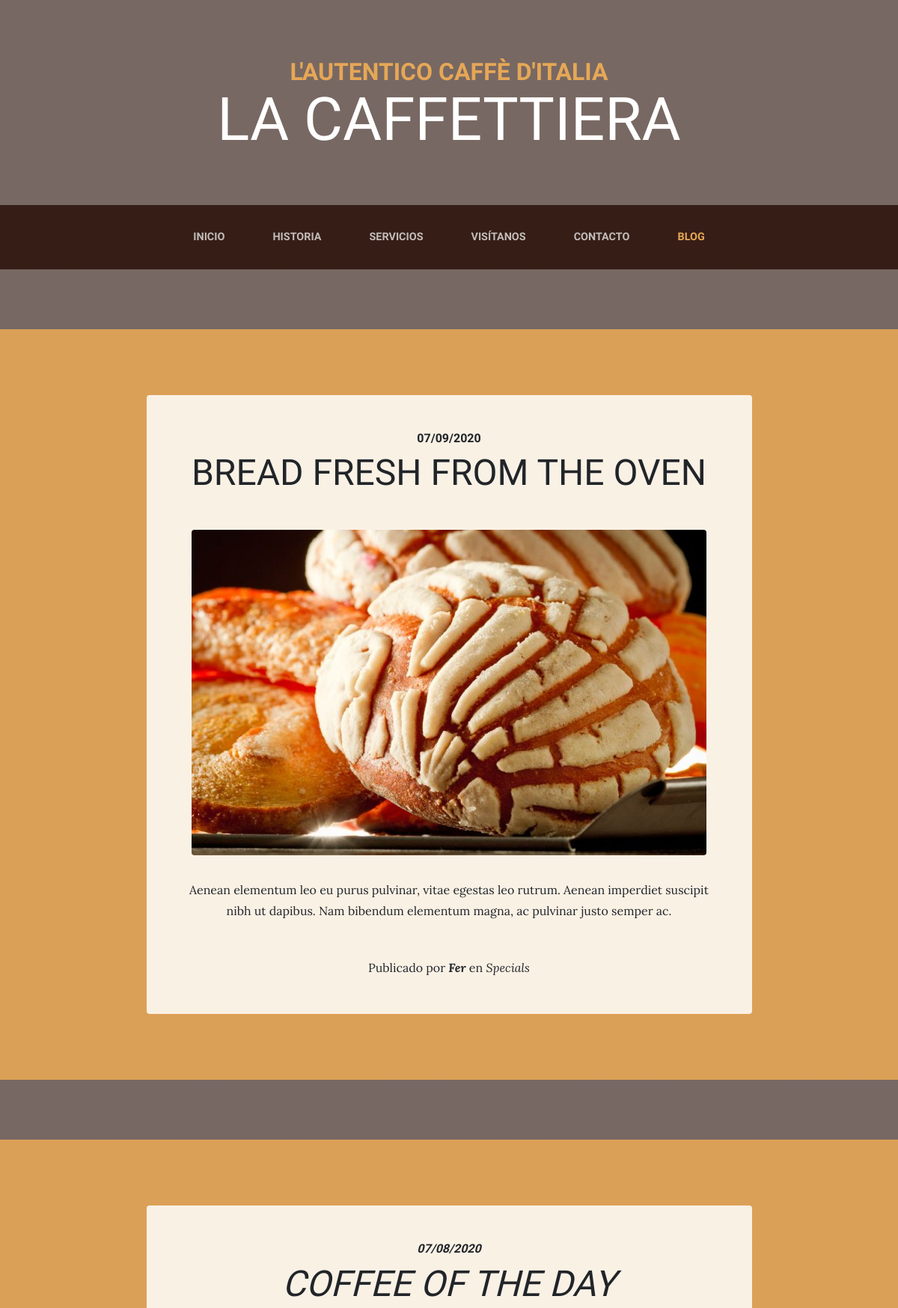
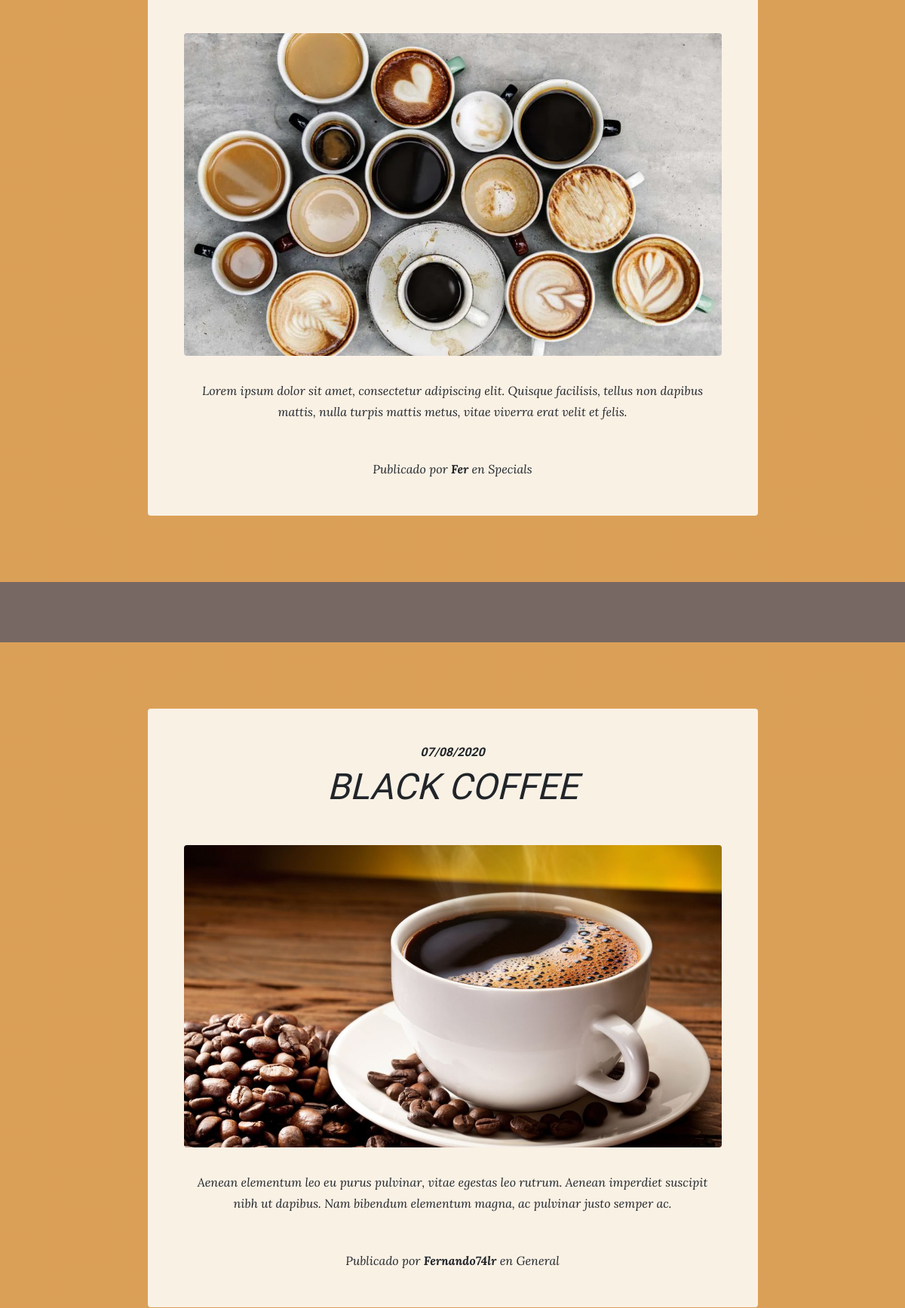
Screenshot of /blog/ (upper part) with the database file from the repository (2 pictures, top to bottom).
### blog/models.py (models this page shows, shortened)
class Post(models.Model):
    title = models.CharField(max_length=100, verbose_name="Name")
    content = models.TextField(verbose_name="Content")
    published = models.DateTimeField(verbose_name="Date of creation", default=now)
    image = models.ImageField(verbose_name="Image", upload_to="blog", null=True, blank=True)
    author = models.ForeignKey(User, verbose_name="Auth", on_delete=models.CASCADE)
    categories = models.ManyToManyField(Category, verbose_name="Categories", related_name="get_posts")
    created = models.DateTimeField(auto_now_add=True, verbose_name="Date and time of creation")
    updated = models.DateTimeField(auto_now=True, verbose_name="Date and time of last change")
    class Meta:
        verbose_name = "entry"
        verbose_name_plural = "entries"
        ordering = ["-created"]

class Category(models.Model):
    name = models.CharField(max_length=100, verbose_name="Name")
    created = models.DateTimeField(auto_now_add=True, verbose_name="Date and time of creation")
    updated = models.DateTimeField(auto_now=True, verbose_name="Date and time of last change")
    class Meta:
        verbose_name = "category"
        verbose_name_plural = "categories"
        ordering = ["-created"]

### blog/views.py (the view)
# urls.py: path('', views.blog, name='blog'),
def blog(request):
    posts = Post.objects.all()
    return render(request, 'blog/blog.html', {'posts': posts})

### pages/templatetags/pages_extras.py (called while the page is built)
@register.simple_tag
def get_page_list():
    pages = Page.objects.all()
    return pages

### social/processors.py (called while the page is built)
def ctx_dict(request):
    ctx = {}
    links = Link.objects.all()
    for link in links:
        ctx[link.key] = link.url
    return ctx

### blog/templates/blog/blog.html (shortened to what this page needs)
{% extends 'core/base.html' %}
{% load static %}
{% block content %}
  {% for post in posts %}
    <section class="page-section cta">
      <div class="container">
        <div class="row">
          <div class="col-xl-9 mx-auto">
            <div class="cta-innerv text-center rounded">
              <h2 class="section-heading mb-5">
                <span class="section-heading-upper">{{post.published|date:"SHORT_DATE_FORMAT"}}</span>
                <span class="section-heading-lower">{{post.title}}</span>
              </h2>
              <p class="mb-0">
                <img class="mx-auto d-flex rounded img-fluid mb-3 mb-lg-0" src="{{post.image.url}}" alt="">
              </p>
              <p class="mb-0 mbt">
                {{post.content|linebreaks}}
              </p>
              <p class="mb-0 mbt">
                <span class="section-heading-under">Publicado por <em><b>{{post.author}}</b></em> en <em>
                {% for category in post.categories.all %}
                  {{category.name}}{% if not forloop.last %},{% endif %}
                {% endfor %}
              </span>
              </p>
            </div>
           </div>
        </div>
      </div>
    </section>
  {% endfor %}
{% endblock %}

### core/static/core/css/business-casual.css (style rules this page uses)
body { font-family: 'Lora'; background: linear-gradient(rgba(47, 23, 15, 0.65), rgba(47, 23, 15, 0.65)), url("../img/bg.jpg"); background-attachment: fixed; background-position: center; background-size: cover; }
h1, h2, h3, h4, h5, h6 { font-family: 'Raleway'; }
p { line-height: 1.75; }
.page-section { margin-top: 5rem; margin-bottom: 5rem; }
.section-heading { text-transform: uppercase; }
.section-heading .section-heading-upper { display: block; font-size: 1rem; font-weight: 800; padding-bottom:.5rem; }
.section-heading .section-heading-lower { display: block; font-size: 3rem; font-weight: 100; }
.cta { padding-top: 5rem; padding-bottom: 5rem; background-color: rgba(230, 167, 86, 0.9); }
.cta .cta-innerv { position: relative; padding: 3rem; margin: 0.5rem; background-color: rgba(255, 255, 255, 0.85); }
.mbt { padding-top: 2rem; }

### rows the page displays
Post: published "07/09/2020", title "BREAD FRESH FROM THE OVEN", image (picture), content "Aenean elementum leo eu purus pulvinar, vitae egestas leo rutrum. Aenean imperdiet suscipit nibh ut dapibus. Nam bibendum elementum magna, ac pulvinar justo semper ac.", author "Fer"
Category: name "Specials"
Post: published "07/08/2020", title "COFFEE OF THE DAY", image (picture), content "Lorem ipsum dolor sit amet, consectetur adipiscing elit. Quisque facilisis, tellus non dapibus mattis, nulla turpis mattis metus, vitae viverra erat velit et felis.", author "Fer"
Post: published "07/08/2020", title "BLACK COFFEE", image (picture), content "Aenean elementum leo eu purus pulvinar, vitae egestas leo rutrum. Aenean imperdiet suscipit nibh ut dapibus. Nam bibendum elementum magna, ac pulvinar justo semper ac.", author "Fernando74lr"
Category: name "General"
